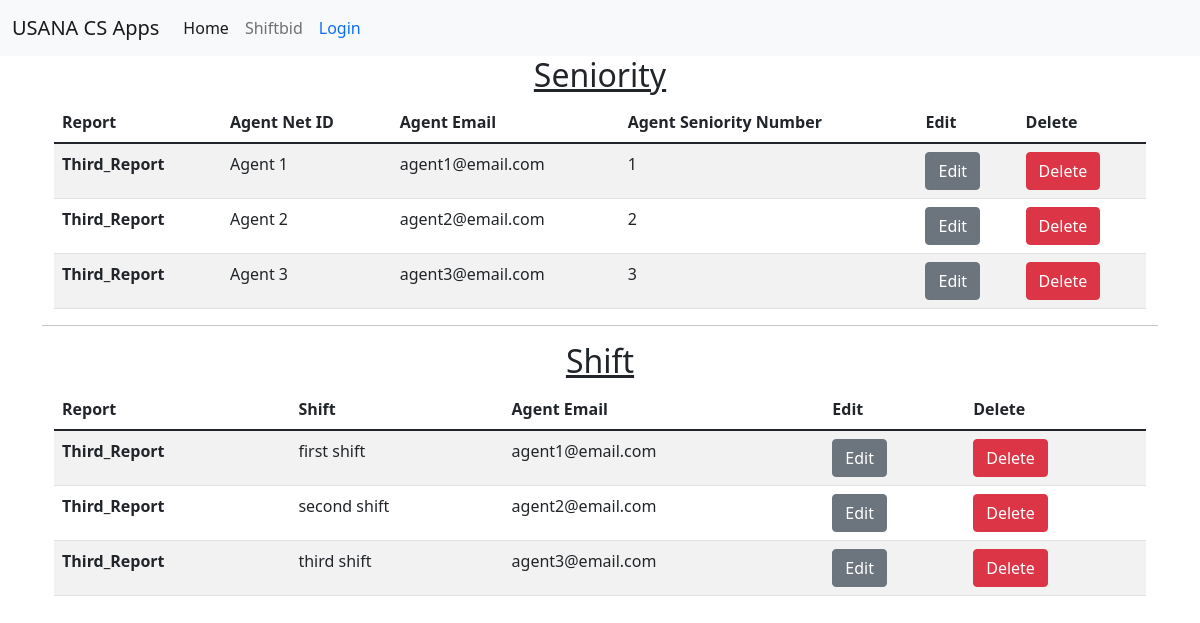
Before: /shiftbid/shiftbid_list/20 with the older database file.
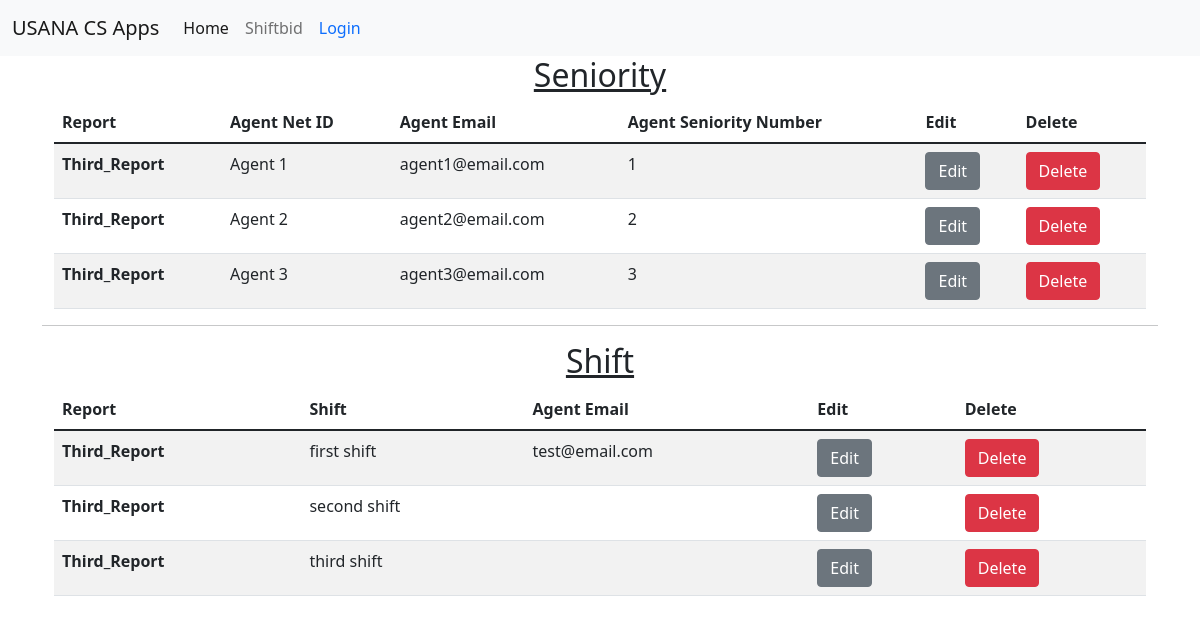
After: the same page with the newer database file.
### seniority/models.py (models this page shows, shortened)
class Seniority(models.Model):
    report = models.ForeignKey(Shiftbid, on_delete=models.CASCADE, null=True)
    agent_net_id = models.CharField(max_length=100)
    agent_email = models.EmailField()
    seniority_number = models.PositiveIntegerField()
    datetime_modified = models.DateTimeField(auto_now=True)

### shiftbid/models.py (models this page shows)
class Shiftbid(models.Model):
    report_name = models.CharField(
        max_length=250, verbose_name='Report Name', blank=False)
    datetime_created = models.DateTimeField(auto_now_add=True)
    def __str__(self) -> str:
        return self.report_name

### shift/models.py (models this page shows, shortened)
class Shift(models.Model):
    report = models.ForeignKey(Shiftbid, on_delete=models.CASCADE, null=True)
    shift = models.CharField(max_length=100)
    agent_email = models.EmailField(blank=True)
    datetime_modified = models.DateTimeField(auto_now=True)

### shiftbid/views.py (the view)
def shiftbidSeniorityShiftListview(request, pk):
    shiftbid = Shiftbid.objects.get(pk=pk)
    shift_query = Shift.objects.filter(report=shiftbid)
    seniority_query = Seniority.objects.filter(report=shiftbid)
    return render(request, 'shiftbid/shiftbid_list_all.html', {'shift_object': shift_query, 'seniority_object': seniority_query})

### templates/shiftbid/shiftbid_list_all.html (shortened to what this page needs)
{% extends '_base.html' %}
{% load static %}
{% block content %}
<h2 class="text-center"><u>Seniority</u></h2>
<div class="container">
    <table class="table table-striped">
        <thead>
            <tr>
                <th scope="col">Report</th>
                <th scope="col">Agent Net ID</th>
                <th scope="col">Agent Email</th>
                <th scope="col">Agent Seniority Number</th>
                <th scope="col">Edit</th>
                <th scope="col">Delete</th>
            </tr>
        </thead>
        <tbody>
            {% for seniority in seniority_object %}
            <tr>
                <th scope="row">{{seniority.report}}</th>
                <td>{{seniority.agent_net_id}}</td>
                <td>{{seniority.agent_email}}</td>
                <td>{{seniority.seniority_number}}</td>
                <td><a href="{% url 'seniority_update' seniority.pk %}" class="btn btn-secondary">Edit</a></td>
                <td><a href="{% url 'seniority_delete' seniority.pk %}" class="btn btn-danger">Delete</a></td>
            </tr>
            {% endfor %}
        </tbody>
    </table>
</div>
<hr>
<h2 class="text-center"><u>Shift</u></h2>
<div class="container">
    <table class="table table-striped">
        <thead>
            <tr>
                <th scope="col">Report</th>
                <th scope="col">Shift</th>
                <th scope="col">Agent Email</th>
                <th scope="col">Edit</th>
                <th scope="col">Delete</th>
            </tr>
        </thead>
        <tbody>
            {% for shift in shift_object %}
            <tr>
                <th scope="row">{{shift.report}}</th>
                <td>{{shift.shift}}</td>
                <td>{{shift.agent_email}}</td>
                <td><a href="{% url 'shift_update' shift.pk %}" class="btn btn-secondary">Edit</a></td>
                <td><a href="{% url 'shift_delete' shift.pk %}" class="btn btn-danger">Delete</a></td>
            </tr>
            {% endfor %}
        </tbody>
    </table>
</div>
{% endblock content %}

### templates/_base.html (shortened to what this page needs)
{% load static %}
<!DOCTYPE html>
<html lang="en">
<head>
    <link href="{% static 'css/bootstrap.min.css' %}" rel="stylesheet">
</head>
<body>
    <nav class="navbar navbar-expand-lg navbar-light bg-light">
        <div class="container-fluid">
            <a class="navbar-brand" href="#">USANA CS Apps</a>
            <div class="collapse navbar-collapse" id="navbarNavDropdown">
                <ul class="navbar-nav">
                    <li class="nav-item">
                        <a class="nav-link active" aria-current="page" href="#">Home</a>
                    </li>
                    <li class="nav-item">
                        <a class="nav-link" href="{% url 'shiftbid_home' %}">Shiftbid</a>
                    </li>
                    {% if user.is_authenticated %}
                    <li class="nav-link text-success">User: {{ user.get_username }}</li>
                    <li><a class="nav-link text-primary" href="{% url 'logout'%}?next={{request.path}}">Logout</a></li>
                    {% else %}
                    <li><a class="nav-link text-primary" href="{% url 'login'%}?next={{request.path}}">Login</a></li>
                    {% endif %}
                </ul>
            </div>
        </div>
    </nav>
    <div class="container">
        {% block content %}
        {% endblock content %}
    </div>
</body>
</html>

Changed rows visible on the page:
changed Shift "first shift": agent_email "agent1@email.com" → "test@email.com"
changed Shift "second shift": agent_email "agent2@email.com" → (not shown)
changed Shift "third shift": agent_email "agent3@email.com" → (not shown)
